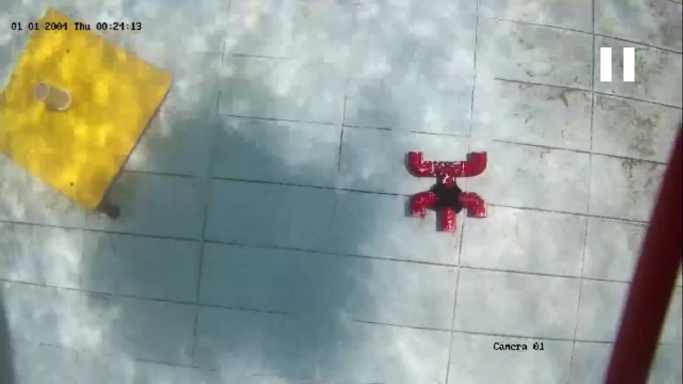
#> input picture task3/rov1.png, 1366 x 768 px (shown at 1/2 size)
$ python -i task3.py   (imports and definitions only)
#> lines starting #> are read from the running program, lines starting #| are printed output that depends on the picture; after the words box and inside, x2 and y2 are one past the last pixel; in counts of white or black regions, pixels touching at a corner belong together
#> further down, picture is the input picture: shape (768, 1366, 3); mean B, G, R 151, 159.8, 151.7
import cv2 as cv
import numpy as np

# [1 line not run here, left out]


def NameOfImage(img, name):
    img = cv.putText(img, name, (75, 75), cv.FONT_HERSHEY_PLAIN, .9, (0, 255, 0), 2, cv.LINE_AA)
    return img


point1 = None
point2 = None
segment = None


def partition(event, x, y, flags, param):
    global point1, point2, segment
    if event == cv.EVENT_LBUTTONDBLCLK:
        if point1 is None:
            point1 = (x, y)
        elif point2 is None:
            point2 = (x, y)

            minY = min(point1[1], point2[1])
            maxY = max(point1[1], point2[1])
            if minY != maxY:
                segment = image[minY:maxY, :]
            point1 = None
            point2 = None


# [2 lines not run here, left out]


def checkRedStar(img):
    # lower mask
    img_hsv = cv.cvtColor(img, cv.COLOR_BGR2HSV)
#> img_hsv: shape (768, 1366, 3); mean H, S, V 83.1, 49.6, 166.6
    lower_red = np.array([0, 50, 50])
    upper_red = np.array([10, 255, 255])
    mask0 = cv.inRange(img_hsv, lower_red, upper_red)
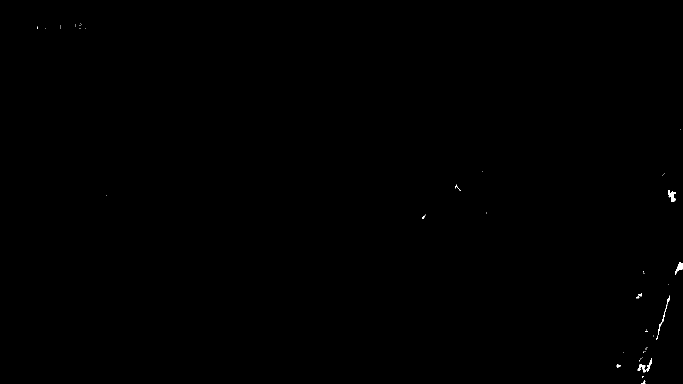
#> mask0: shape (768, 1366) (shown at 1/2 size); 0.09% white; 47 white regions (36 under 20 px), largest, box (x1, y1, x2, y2) and area: (1336, 380, 1352, 404) 198, (1350, 524, 1365, 550) 168, (1275, 729, 1291, 745) 126
    # Upper mask
    lower_red = np.array([170, 50, 50])
    upper_red = np.array([180, 255, 255])
    mask1 = cv.inRange(img_hsv, lower_red, upper_red)
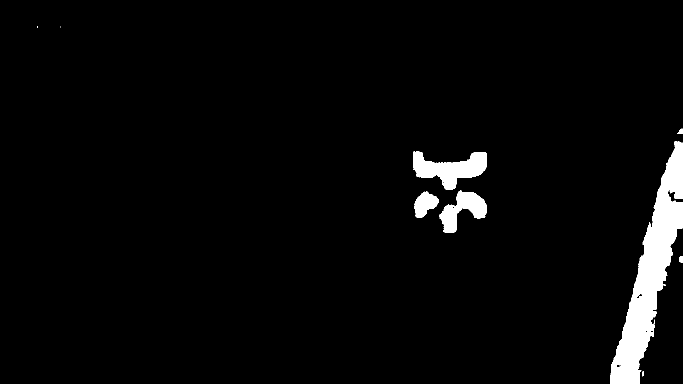
#> mask1: shape (768, 1366) (shown at 1/2 size); 3.4% white; 12 white regions (5 under 20 px), largest, box (x1, y1, x2, y2) and area: (1220, 283, 1365, 768) 24653, (826, 303, 974, 380) 5883, (879, 381, 974, 466) 3788
    mask = mask0 + mask1
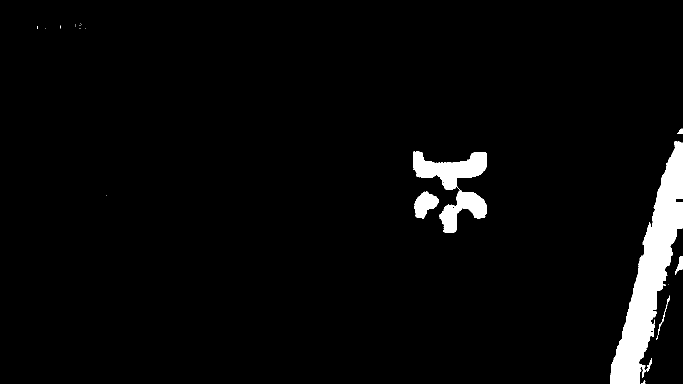
#> mask: shape (768, 1366) (shown at 1/2 size); 3.5% white; 22 white regions (13 under 20 px), largest, box (x1, y1, x2, y2) and area: (1220, 283, 1365, 768) 25133, (826, 303, 974, 466) 9699, (829, 383, 878, 437) 1617
    count = np.count_nonzero(mask)
#> count = 37101
    if count >= 5000:
        return True
    return False


def checkYellowSquare(img):
    img_hsv = cv.cvtColor(img, cv.COLOR_BGR2HSV)
    u = np.uint8([[[0, 236, 236]]])
    lower_yellow = np.array(cv.cvtColor(1, cv.COLOR_BGR2HSV))
    upper_yellow = np.array(cv.cvtColor(u, cv.COLOR_BGR2HSV))
    mask = cv.inRange(img_hsv, lower_yellow, upper_yellow)
    count = np.count_nonzero(mask)
    if count >= 5000:
        return True
    return False


# [31 lines not run here, left out]

>>> import cv2
>>> picture = cv2.imread('rov1.png')
>>> result = checkRedStar(picture)
#> result = True
